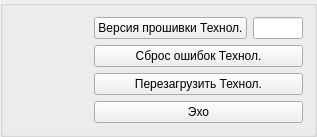
         <widget class="QGroupBox" name="groupBox_10">
          <property name="title">
           <string/>
          </property>
          <layout class="QGridLayout" name="gridLayout_11">
           <item row="0" column="2">
            <layout class="QGridLayout" name="gridLayout_8">
             <item row="0" column="0">
              <widget class="QPushButton" name="pushButton_9">
               <property name="maximumSize">
                <size>
                 <width>160</width>
                 <height>16777215</height>
                </size>
               </property>
               <property name="text">
                <string>Версия прошивки Технол.</string>
               </property>
              </widget>
             </item>
             <item row="0" column="1">
              <widget class="QLineEdit" name="lineEdit_4">
               <property name="minimumSize">
                <size>
                 <width>50</width>
                 <height>0</height>
                </size>
               </property>
               <property name="maximumSize">
                <size>
                 <width>50</width>
                 <height>16777215</height>
                </size>
               </property>
              </widget>
             </item>
             <item row="2" column="0" colspan="2">
              <widget class="QPushButton" name="pushButton_res_tech">
               <property name="maximumSize">
                <size>
                 <width>210</width>
                 <height>16777215</height>
                </size>
               </property>
               <property name="text">
                <string>Перезагрузить Технол.</string>
               </property>
              </widget>
             </item>
             <item row="1" column="0" colspan="2">
              <widget class="QPushButton" name="res_err_tech">
               <property name="maximumSize">
                <size>
                 <width>210</width>
                 <height>16777215</height>
                </size>
               </property>
               <property name="text">
                <string>Сброс ошибок Технол.</string>
               </property>
              </widget>
             </item>
             <item row="3" column="0" colspan="2">
              <widget class="QPushButton" name="pushButton_21">
               <property name="text">
                <string>Эхо</string>
               </property>
              </widget>
             </item>
            </layout>
           </item>
           <item row="0" column="1">
            <spacer name="horizontalSpacer_12">
             <property name="orientation">
              <enum>Qt::Horizontal</enum>
             </property>
             <property name="sizeHint" stdset="0">
              <size>
               <width>40</width>
               <height>20</height>
              </size>
             </property>
            </spacer>
           </item>
           <item row="0" column="0">
            <spacer name="horizontalSpacer_15">
             <property name="orientation">
              <enum>Qt::Horizontal</enum>
             </property>
             <property name="sizeHint" stdset="0">
              <size>
               <width>40</width>
               <height>20</height>
              </size>
             </property>
            </spacer>
           </item>
          </layout>
         </widget>
